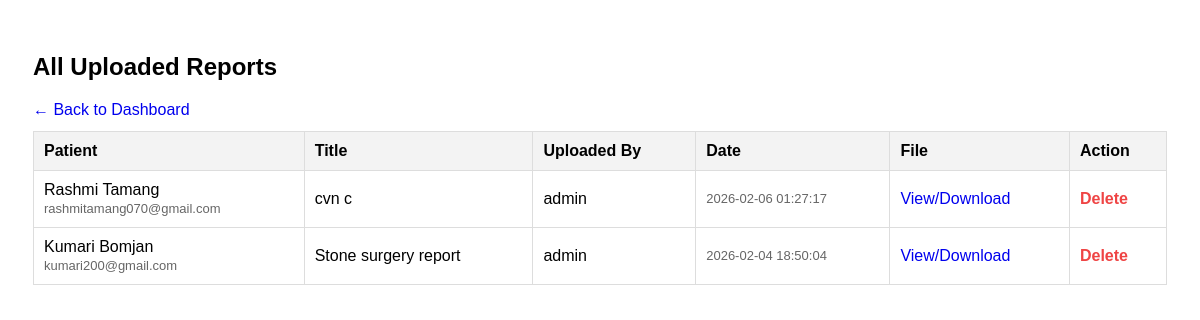
The page /admin/view_reports.php (signed in) on the database its author committed.
### tables this page shows
CREATE TABLE `reports` (
  `id` int(11) NOT NULL,
  `patient_id` int(11) NOT NULL,
  `title` varchar(150) NOT NULL,
  `file_path` varchar(255) NOT NULL,
  `uploaded_by` enum('admin','patient') NOT NULL,
  `uploaded_at` timestamp NOT NULL DEFAULT current_timestamp()
);

CREATE TABLE `users` (
  `id` int(11) NOT NULL,
  `name` varchar(100) NOT NULL,
  `email` varchar(120) NOT NULL,
  `phone` varchar(20) DEFAULT NULL,
  `password_hash` varchar(255) NOT NULL,
  `role` enum('admin','patient') NOT NULL DEFAULT 'patient',
  `status` enum('pending','approved') NOT NULL DEFAULT 'pending',
  `created_at` timestamp NOT NULL DEFAULT current_timestamp()
);

### admin/view_reports.php (the view, shortened to what this page needs)
<?php
session_start();require_once __DIR__ . "/../config/db.php";
$sql = "SELECT r.id, r.title, r.file_path, r.uploaded_by, r.uploaded_at,
               u.name AS patient_name, u.email AS patient_email
        FROM reports r
        JOIN users u ON r.patient_id = u.id
        ORDER BY r.uploaded_at DESC";
$reports = $conn->query($sql);
?>
<!DOCTYPE html>
<html>
<head>
</head>
<body>
<h2>All Uploaded Reports</h2>
<a href="dashboard.php">← Back to Dashboard</a>
<table>
  <tr>
    <th>Patient</th>
    <th>Title</th>
    <th>Uploaded By</th>
    <th>Date</th>
    <th>File</th>
    <th>Action</th>
  </tr>
  <?php while($r = $reports->fetch_assoc()): ?>
    <tr>
      <td>
        <?php echo htmlspecialchars($r["patient_name"]); ?><br>
        <span class="small"><?php echo htmlspecialchars($r["patient_email"]); ?></span>
      </td>
      <td><?php echo htmlspecialchars($r["title"]); ?></td>
      <td><?php echo htmlspecialchars($r["uploaded_by"]); ?></td>
      <td class="small"><?php echo htmlspecialchars($r["uploaded_at"]); ?></td>
      <td>
        <a href="../<?php echo htmlspecialchars($r["file_path"]); ?>" target="_blank">View/Download</a>
      </td>
      <td>
        <a class="danger" href="?delete=<?php echo (int)$r["id"]; ?>"
           onclick="return confirm('Delete this report permanently?');">Delete</a>
      </td>
    </tr>
  <?php endwhile; ?>
</table>
</body>
</html>

### admin/view_reports.php (style rules this page uses)
body { font-family: Arial; padding: 25px; }
table { width:100%; border-collapse: collapse; margin-top: 12px; }
th, td { border:1px solid #ddd; padding:10px; text-align:left; }
th { background:#f3f3f3; }
a { text-decoration:none; }
.danger { color: #ef4444; font-weight: bold; }
.small { color:#666; font-size:13px; }

### rows shown on the page
reports: patient.name "Rashmi Tamang", patient.email "rashmitamang070@gmail.com", title "cvn c", uploaded_by "admin", uploaded_at "2026-02-06 01:27:17"
reports: patient.name "Kumari Bomjan", patient.email "kumari200@gmail.com", title "Stone surgery report", uploaded_by "admin", uploaded_at "2026-02-04 18:50:04"
